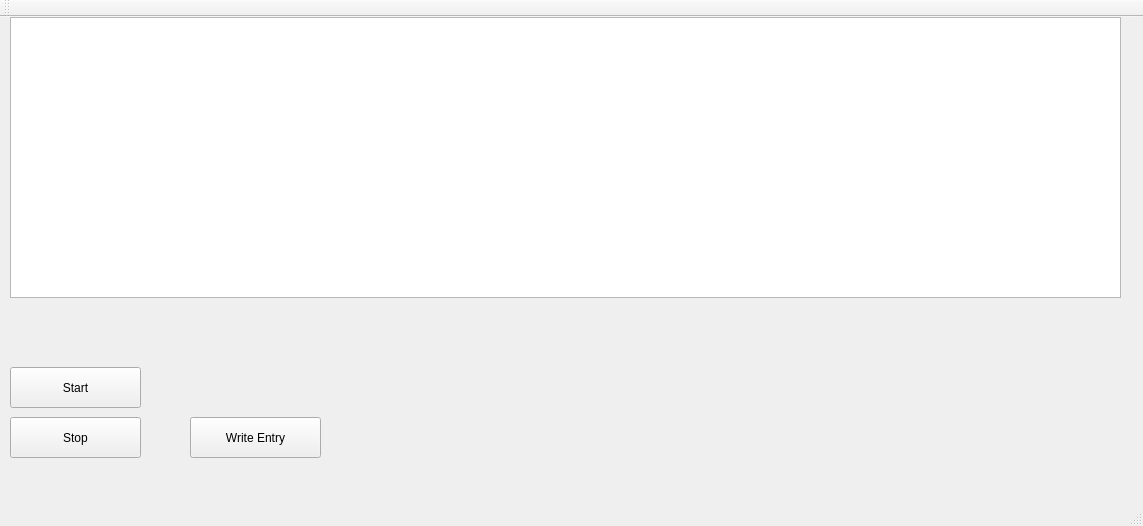
<?xml version="1.0" encoding="UTF-8"?>
<ui version="4.0">
 <class>MainWindow</class>
 <widget class="QMainWindow" name="MainWindow">
  <property name="geometry">
   <rect>
    <x>0</x>
    <y>0</y>
    <width>1143</width>
    <height>526</height>
   </rect>
  </property>
  <property name="windowTitle">
   <string>MainWindow</string>
  </property>
  <widget class="QWidget" name="centralWidget">
   <widget class="QPushButton" name="btnStart">
    <property name="geometry">
     <rect>
      <x>10</x>
      <y>350</y>
      <width>131</width>
      <height>41</height>
     </rect>
    </property>
    <property name="text">
     <string>Start</string>
    </property>
   </widget>
   <widget class="QPushButton" name="btnStop">
    <property name="geometry">
     <rect>
      <x>10</x>
      <y>400</y>
      <width>131</width>
      <height>41</height>
     </rect>
    </property>
    <property name="text">
     <string>Stop</string>
    </property>
   </widget>
   <widget class="QPushButton" name="btnWriteEntry">
    <property name="geometry">
     <rect>
      <x>190</x>
      <y>400</y>
      <width>131</width>
      <height>41</height>
     </rect>
    </property>
    <property name="text">
     <string>Write Entry</string>
    </property>
   </widget>
   <widget class="QListWidget" name="lstReceived">
    <property name="geometry">
     <rect>
      <x>10</x>
      <y>0</y>
      <width>1111</width>
      <height>281</height>
     </rect>
    </property>
    <property name="font">
     <font>
      <pointsize>12</pointsize>
     </font>
    </property>
   </widget>
   <widget class="QLabel" name="lblQFileError">
    <property name="geometry">
     <rect>
      <x>20</x>
      <y>291</y>
      <width>1081</width>
      <height>31</height>
     </rect>
    </property>
    <property name="text">
     <string/>
    </property>
   </widget>
  </widget>
  <widget class="QMenuBar" name="menuBar">
   <property name="geometry">
    <rect>
     <x>0</x>
     <y>0</y>
     <width>1143</width>
     <height>27</height>
    </rect>
   </property>
  </widget>
  <widget class="QToolBar" name="mainToolBar">
   <attribute name="toolBarArea">
    <enum>TopToolBarArea</enum>
   </attribute>
   <attribute name="toolBarBreak">
    <bool>false</bool>
   </attribute>
  </widget>
  <widget class="QStatusBar" name="statusBar"/>
 </widget>
 <layoutdefault spacing="6" margin="11"/>
 <resources/>
 <connections/>
</ui>
